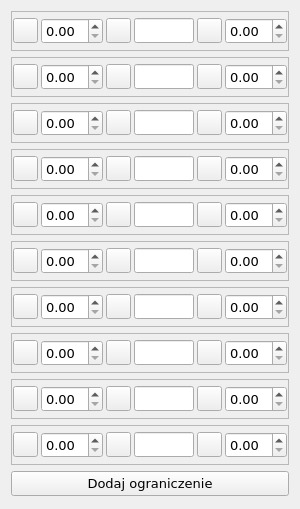
<?xml version="1.0" encoding="UTF-8"?>
<ui version="4.0">
 <class>InequalitiesPanel</class>
 <widget class="QWidget" name="InequalitiesPanel">
  <property name="geometry">
   <rect>
    <x>0</x>
    <y>0</y>
    <width>300</width>
    <height>509</height>
   </rect>
  </property>
  <property name="minimumSize">
   <size>
    <width>300</width>
    <height>0</height>
   </size>
  </property>
  <property name="font">
   <font>
    <family>Verdana</family>
    <pointsize>10</pointsize>
   </font>
  </property>
  <property name="windowTitle">
   <string>Form</string>
  </property>
  <layout class="QVBoxLayout">
   <property name="sizeConstraint">
    <enum>QLayout::SetDefaultConstraint</enum>
   </property>
   <item>
    <widget class="QFrame" name="inequality_1">
     <property name="minimumSize">
      <size>
       <width>0</width>
       <height>40</height>
      </size>
     </property>
     <property name="maximumSize">
      <size>
       <width>16777215</width>
       <height>40</height>
      </size>
     </property>
     <property name="frameShape">
      <enum>QFrame::StyledPanel</enum>
     </property>
     <property name="frameShadow">
      <enum>QFrame::Raised</enum>
     </property>
     <layout class="QHBoxLayout" name="horizontalLayout">
      <property name="spacing">
       <number>3</number>
      </property>
      <property name="leftMargin">
       <number>1</number>
      </property>
      <property name="topMargin">
       <number>1</number>
      </property>
      <property name="rightMargin">
       <number>1</number>
      </property>
      <property name="bottomMargin">
       <number>1</number>
      </property>
      <item>
       <widget class="QPushButton" name="usun_1">
        <property name="minimumSize">
         <size>
          <width>25</width>
          <height>25</height>
         </size>
        </property>
        <property name="maximumSize">
         <size>
          <width>25</width>
          <height>25</height>
         </size>
        </property>
        <property name="text">
         <string/>
        </property>
       </widget>
      </item>
      <item>
       <widget class="QDoubleSpinBox" name="lvalue_1">
        <property name="maximum">
         <double>100000.000000000000000</double>
        </property>
       </widget>
      </item>
      <item>
       <widget class="QPushButton" name="lnierownosc_1">
        <property name="minimumSize">
         <size>
          <width>25</width>
          <height>25</height>
         </size>
        </property>
        <property name="maximumSize">
         <size>
          <width>25</width>
          <height>25</height>
         </size>
        </property>
        <property name="text">
         <string/>
        </property>
       </widget>
      </item>
      <item>
       <widget class="QLineEdit" name="wzor_1">
        <property name="minimumSize">
         <size>
          <width>60</width>
          <height>0</height>
         </size>
        </property>
       </widget>
      </item>
      <item>
       <widget class="QPushButton" name="rnierownosc_1">
        <property name="minimumSize">
         <size>
          <width>25</width>
          <height>25</height>
         </size>
        </property>
        <property name="maximumSize">
         <size>
          <width>25</width>
          <height>25</height>
         </size>
        </property>
        <property name="text">
         <string/>
        </property>
       </widget>
      </item>
      <item>
       <widget class="QDoubleSpinBox" name="rvalue_1">
        <property name="maximum">
         <double>100000.000000000000000</double>
        </property>
       </widget>
      </item>
     </layout>
    </widget>
   </item>
   <item>
    <widget class="QFrame" name="inequality_2">
     <property name="minimumSize">
      <size>
       <width>0</width>
       <height>40</height>
      </size>
     </property>
     <property name="maximumSize">
      <size>
       <width>16777215</width>
       <height>40</height>
      </size>
     </property>
     <property name="frameShape">
      <enum>QFrame::StyledPanel</enum>
     </property>
     <property name="frameShadow">
      <enum>QFrame::Raised</enum>
     </property>
     <layout class="QHBoxLayout" name="horizontalLayout_2">
      <property name="spacing">
       <number>3</number>
      </property>
      <property name="leftMargin">
       <number>1</number>
      </property>
      <property name="topMargin">
       <number>1</number>
      </property>
      <property name="rightMargin">
       <number>1</number>
      </property>
      <property name="bottomMargin">
       <number>1</number>
      </property>
      <item>
       <widget class="QPushButton" name="usun_2">
        <property name="minimumSize">
         <size>
          <width>25</width>
          <height>25</height>
         </size>
        </property>
        <property name="maximumSize">
         <size>
          <width>25</width>
          <height>25</height>
         </size>
        </property>
        <property name="text">
         <string/>
        </property>
       </widget>
      </item>
      <item>
       <widget class="QDoubleSpinBox" name="lvalue_2">
        <property name="maximum">
         <double>100000.000000000000000</double>
        </property>
       </widget>
      </item>
      <item>
       <widget class="QPushButton" name="lnierownosc_2">
        <property name="minimumSize">
         <size>
          <width>25</width>
          <height>25</height>
         </size>
        </property>
        <property name="maximumSize">
         <size>
          <width>25</width>
          <height>25</height>
         </size>
        </property>
        <property name="text">
         <string/>
        </property>
       </widget>
      </item>
      <item>
       <widget class="QLineEdit" name="wzor_2">
        <property name="minimumSize">
         <size>
          <width>60</width>
          <height>0</height>
         </size>
        </property>
       </widget>
      </item>
      <item>
       <widget class="QPushButton" name="rnierownosc_2">
        <property name="minimumSize">
         <size>
          <width>25</width>
          <height>25</height>
         </size>
        </property>
        <property name="maximumSize">
         <size>
          <width>25</width>
          <height>25</height>
         </size>
        </property>
        <property name="text">
         <string/>
        </property>
       </widget>
      </item>
      <item>
       <widget class="QDoubleSpinBox" name="rvalue_2">
        <property name="maximum">
         <double>100000.000000000000000</double>
        </property>
       </widget>
      </item>
     </layout>
    </widget>
   </item>
   <item>
    <widget class="QFrame" name="inequality_3">
     <property name="minimumSize">
      <size>
       <width>0</width>
       <height>40</height>
      </size>
     </property>
     <property name="maximumSize">
      <size>
       <width>16777215</width>
       <height>40</height>
      </size>
     </property>
     <property name="frameShape">
      <enum>QFrame::StyledPanel</enum>
     </property>
     <property name="frameShadow">
      <enum>QFrame::Raised</enum>
     </property>
     <layout class="QHBoxLayout" name="horizontalLayout_3">
      <property name="spacing">
       <number>3</number>
      </property>
      <property name="leftMargin">
       <number>1</number>
      </property>
      <property name="topMargin">
       <number>1</number>
      </property>
      <property name="rightMargin">
       <number>1</number>
      </property>
      <property name="bottomMargin">
       <number>1</number>
      </property>
      <item>
       <widget class="QPushButton" name="usun_3">
        <property name="minimumSize">
         <size>
          <width>25</width>
          <height>25</height>
         </size>
        </property>
        <property name="maximumSize">
         <size>
          <width>25</width>
          <height>25</height>
         </size>
        </property>
        <property name="text">
         <string/>
        </property>
       </widget>
      </item>
      <item>
       <widget class="QDoubleSpinBox" name="lvalue_3">
        <property name="maximum">
         <double>100000.000000000000000</double>
        </property>
       </widget>
      </item>
      <item>
       <widget class="QPushButton" name="lnierownosc_3">
        <property name="minimumSize">
         <size>
          <width>25</width>
          <height>25</height>
         </size>
        </property>
        <property name="maximumSize">
         <size>
          <width>25</width>
          <height>25</height>
         </size>
        </property>
        <property name="text">
         <string/>
        </property>
       </widget>
      </item>
      <item>
       <widget class="QLineEdit" name="wzor_3">
        <property name="minimumSize">
         <size>
          <width>60</width>
          <height>0</height>
         </size>
        </property>
       </widget>
      </item>
      <item>
       <widget class="QPushButton" name="rnierownosc_3">
        <property name="minimumSize">
         <size>
          <width>25</width>
          <height>25</height>
         </size>
        </property>
        <property name="maximumSize">
         <size>
          <width>25</width>
          <height>25</height>
         </size>
        </property>
        <property name="text">
         <string/>
        </property>
       </widget>
      </item>
      <item>
       <widget class="QDoubleSpinBox" name="rvalue_3">
        <property name="maximum">
         <double>100000.000000000000000</double>
        </property>
       </widget>
      </item>
     </layout>
    </widget>
   </item>
   <item>
    <widget class="QFrame" name="inequality_4">
     <property name="minimumSize">
      <size>
       <width>0</width>
       <height>40</height>
      </size>
     </property>
     <property name="maximumSize">
      <size>
       <width>16777215</width>
       <height>40</height>
      </size>
     </property>
     <property name="frameShape">
      <enum>QFrame::StyledPanel</enum>
     </property>
     <property name="frameShadow">
      <enum>QFrame::Raised</enum>
     </property>
     <layout class="QHBoxLayout" name="horizontalLayout_4">
      <property name="spacing">
       <number>3</number>
      </property>
      <property name="leftMargin">
       <number>1</number>
      </property>
      <property name="topMargin">
       <number>1</number>
      </property>
      <property name="rightMargin">
       <number>1</number>
      </property>
      <property name="bottomMargin">
       <number>1</number>
      </property>
      <item>
       <widget class="QPushButton" name="usun_4">
        <property name="minimumSize">
         <size>
          <width>25</width>
          <height>25</height>
         </size>
        </property>
        <property name="maximumSize">
         <size>
          <width>25</width>
          <height>25</height>
         </size>
        </property>
        <property name="text">
         <string/>
        </property>
       </widget>
      </item>
      <item>
       <widget class="QDoubleSpinBox" name="lvalue_4">
        <property name="maximum">
         <double>100000.000000000000000</double>
        </property>
       </widget>
      </item>
      <item>
       <widget class="QPushButton" name="lnierownosc_4">
        <property name="minimumSize">
         <size>
          <width>25</width>
          <height>25</height>
         </size>
        </property>
        <property name="maximumSize">
         <size>
          <width>25</width>
          <height>25</height>
         </size>
        </property>
        <property name="text">
         <string/>
        </property>
       </widget>
      </item>
      <item>
       <widget class="QLineEdit" name="wzor_4">
        <property name="minimumSize">
         <size>
          <width>60</width>
          <height>0</height>
         </size>
        </property>
       </widget>
      </item>
      <item>
       <widget class="QPushButton" name="rnierownosc_4">
        <property name="minimumSize">
         <size>
          <width>25</width>
          <height>25</height>
         </size>
        </property>
        <property name="maximumSize">
         <size>
          <width>25</width>
          <height>25</height>
         </size>
        </property>
        <property name="text">
         <string/>
        </property>
       </widget>
      </item>
      <item>
       <widget class="QDoubleSpinBox" name="rvalue_4">
        <property name="maximum">
         <double>100000.000000000000000</double>
        </property>
       </widget>
      </item>
     </layout>
    </widget>
   </item>
   <item>
    <widget class="QFrame" name="inequality_5">
     <property name="minimumSize">
      <size>
       <width>0</width>
       <height>40</height>
      </size>
     </property>
     <property name="maximumSize">
      <size>
       <width>16777215</width>
       <height>40</height>
      </size>
     </property>
     <property name="frameShape">
      <enum>QFrame::StyledPanel</enum>
     </property>
     <property name="frameShadow">
      <enum>QFrame::Raised</enum>
     </property>
     <layout class="QHBoxLayout" name="horizontalLayout_5">
      <property name="spacing">
       <number>3</number>
      </property>
      <property name="leftMargin">
       <number>1</number>
      </property>
      <property name="topMargin">
       <number>1</number>
      </property>
      <property name="rightMargin">
       <number>1</number>
      </property>
      <property name="bottomMargin">
       <number>1</number>
      </property>
      <item>
       <widget class="QPushButton" name="usun_5">
        <property name="minimumSize">
         <size>
          <width>25</width>
          <height>25</height>
         </size>
        </property>
        <property name="maximumSize">
         <size>
          <width>25</width>
          <height>25</height>
         </size>
        </property>
        <property name="text">
         <string/>
        </property>
       </widget>
      </item>
      <item>
       <widget class="QDoubleSpinBox" name="lvalue_5">
        <property name="maximum">
         <double>100000.000000000000000</double>
        </property>
       </widget>
      </item>
      <item>
       <widget class="QPushButton" name="lnierownosc_5">
        <property name="minimumSize">
         <size>
          <width>25</width>
          <height>25</height>
         </size>
        </property>
        <property name="maximumSize">
         <size>
          <width>25</width>
          <height>25</height>
         </size>
        </property>
        <property name="text">
         <string/>
        </property>
       </widget>
      </item>
      <item>
       <widget class="QLineEdit" name="wzor_5">
        <property name="minimumSize">
         <size>
          <width>60</width>
          <height>0</height>
         </size>
        </property>
       </widget>
      </item>
      <item>
       <widget class="QPushButton" name="rnierownosc_5">
        <property name="minimumSize">
         <size>
          <width>25</width>
          <height>25</height>
         </size>
        </property>
        <property name="maximumSize">
         <size>
          <width>25</width>
          <height>25</height>
         </size>
        </property>
        <property name="text">
         <string/>
        </property>
       </widget>
      </item>
      <item>
       <widget class="QDoubleSpinBox" name="rvalue_5">
        <property name="maximum">
         <double>100000.000000000000000</double>
        </property>
       </widget>
      </item>
     </layout>
    </widget>
   </item>
   <item>
    <widget class="QFrame" name="inequality_6">
     <property name="minimumSize">
      <size>
       <width>0</width>
       <height>40</height>
      </size>
     </property>
     <property name="maximumSize">
      <size>
       <width>16777215</width>
       <height>40</height>
      </size>
     </property>
     <property name="frameShape">
      <enum>QFrame::StyledPanel</enum>
     </property>
     <property name="frameShadow">
      <enum>QFrame::Raised</enum>
     </property>
     <layout class="QHBoxLayout" name="horizontalLayout_6">
      <property name="spacing">
       <number>3</number>
      </property>
      <property name="leftMargin">
       <number>1</number>
      </property>
      <property name="topMargin">
       <number>1</number>
      </property>
      <property name="rightMargin">
       <number>1</number>
      </property>
      <property name="bottomMargin">
       <number>1</number>
      </property>
      <item>
       <widget class="QPushButton" name="usun_6">
        <property name="minimumSize">
         <size>
          <width>25</width>
          <height>25</height>
         </size>
        </property>
        <property name="maximumSize">
         <size>
          <width>25</width>
          <height>25</height>
         </size>
        </property>
        <property name="text">
         <string/>
        </property>
       </widget>
      </item>
      <item>
       <widget class="QDoubleSpinBox" name="lvalue_6">
        <property name="maximum">
         <double>100000.000000000000000</double>
        </property>
       </widget>
      </item>
      <item>
       <widget class="QPushButton" name="lnierownosc_6">
        <property name="minimumSize">
         <size>
          <width>25</width>
          <height>25</height>
         </size>
        </property>
        <property name="maximumSize">
         <size>
          <width>25</width>
          <height>25</height>
         </size>
        </property>
        <property name="text">
         <string/>
        </property>
       </widget>
      </item>
      <item>
       <widget class="QLineEdit" name="wzor_6">
        <property name="minimumSize">
         <size>
          <width>60</width>
          <height>0</height>
         </size>
        </property>
       </widget>
      </item>
      <item>
       <widget class="QPushButton" name="rnierownosc_6">
        <property name="minimumSize">
         <size>
          <width>25</width>
          <height>25</height>
         </size>
        </property>
        <property name="maximumSize">
         <size>
          <width>25</width>
          <height>25</height>
         </size>
        </property>
        <property name="text">
         <string/>
        </property>
       </widget>
      </item>
      <item>
       <widget class="QDoubleSpinBox" name="rvalue_6">
        <property name="maximum">
         <double>100000.000000000000000</double>
        </property>
       </widget>
      </item>
     </layout>
    </widget>
   </item>
   <item>
    <widget class="QFrame" name="inequality_7">
     <property name="minimumSize">
      <size>
       <width>0</width>
       <height>40</height>
      </size>
     </property>
     <property name="maximumSize">
      <size>
       <width>16777215</width>
       <height>40</height>
      </size>
     </property>
     <property name="frameShape">
      <enum>QFrame::StyledPanel</enum>
     </property>
     <property name="frameShadow">
      <enum>QFrame::Raised</enum>
     </property>
     <layout class="QHBoxLayout" name="horizontalLayout_7">
      <property name="spacing">
       <number>3</number>
      </property>
      <property name="leftMargin">
       <number>1</number>
      </property>
      <property name="topMargin">
       <number>1</number>
      </property>
      <property name="rightMargin">
       <number>1</number>
      </property>
      <property name="bottomMargin">
       <number>1</number>
      </property>
      <item>
       <widget class="QPushButton" name="usun_7">
        <property name="minimumSize">
         <size>
          <width>25</width>
          <height>25</height>
         </size>
        </property>
        <property name="maximumSize">
         <size>
          <width>25</width>
          <height>25</height>
         </size>
        </property>
        <property name="text">
         <string/>
        </property>
       </widget>
      </item>
      <item>
       <widget class="QDoubleSpinBox" name="lvalue_7">
        <property name="maximum">
         <double>100000.000000000000000</double>
        </property>
       </widget>
      </item>
      <item>
       <widget class="QPushButton" name="lnierownosc_7">
        <property name="minimumSize">
         <size>
          <width>25</width>
          <height>25</height>
         </size>
        </property>
        <property name="maximumSize">
         <size>
          <width>25</width>
          <height>25</height>
         </size>
        </property>
        <property name="text">
         <string/>
        </property>
       </widget>
      </item>
      <item>
       <widget class="QLineEdit" name="wzor_7">
        <property name="minimumSize">
         <size>
          <width>60</width>
          <height>0</height>
         </size>
        </property>
       </widget>
      </item>
      <item>
       <widget class="QPushButton" name="rnierownosc_7">
        <property name="minimumSize">
         <size>
          <width>25</width>
          <height>25</height>
         </size>
        </property>
        <property name="maximumSize">
         <size>
          <width>25</width>
          <height>25</height>
         </size>
        </property>
        <property name="text">
         <string/>
        </property>
       </widget>
      </item>
      <item>
       <widget class="QDoubleSpinBox" name="rvalue_7">
        <property name="maximum">
         <double>100000.000000000000000</double>
        </property>
       </widget>
      </item>
     </layout>
    </widget>
   </item>
   <item>
    <widget class="QFrame" name="inequality_8">
     <property name="minimumSize">
      <size>
       <width>0</width>
       <height>40</height>
      </size>
     </property>
     <property name="maximumSize">
      <size>
       <width>16777215</width>
       <height>40</height>
      </size>
     </property>
     <property name="frameShape">
      <enum>QFrame::StyledPanel</enum>
     </property>
     <property name="frameShadow">
      <enum>QFrame::Raised</enum>
     </property>
     <layout class="QHBoxLayout" name="horizontalLayout_8">
      <property name="spacing">
       <number>3</number>
      </property>
      <property name="leftMargin">
       <number>1</number>
      </property>
      <property name="topMargin">
       <number>1</number>
      </property>
      <property name="rightMargin">
       <number>1</number>
      </property>
      <property name="bottomMargin">
       <number>1</number>
      </property>
      <item>
       <widget class="QPushButton" name="usun_8">
        <property name="minimumSize">
         <size>
          <width>25</width>
          <height>25</height>
         </size>
        </property>
        <property name="maximumSize">
         <size>
          <width>25</width>
          <height>25</height>
         </size>
        </property>
        <property name="text">
         <string/>
        </property>
       </widget>
      </item>
      <item>
       <widget class="QDoubleSpinBox" name="lvalue_8">
        <property name="maximum">
         <double>100000.000000000000000</double>
        </property>
       </widget>
      </item>
      <item>
       <widget class="QPushButton" name="lnierownosc_8">
        <property name="minimumSize">
         <size>
          <width>25</width>
          <height>25</height>
         </size>
        </property>
        <property name="maximumSize">
         <size>
          <width>25</width>
          <height>25</height>
         </size>
        </property>
        <property name="text">
         <string/>
        </property>
       </widget>
      </item>
      <item>
       <widget class="QLineEdit" name="wzor_8">
        <property name="minimumSize">
         <size>
          <width>60</width>
          <height>0</height>
         </size>
        </property>
       </widget>
      </item>
      <item>
       <widget class="QPushButton" name="rnierownosc_8">
        <property name="minimumSize">
         <size>
          <width>25</width>
          <height>25</height>
         </size>
        </property>
        <property name="maximumSize">
         <size>
          <width>25</width>
          <height>25</height>
         </size>
        </property>
        <property name="text">
         <string/>
        </property>
       </widget>
      </item>
      <item>
       <widget class="QDoubleSpinBox" name="rvalue_8">
        <property name="maximum">
         <double>100000.000000000000000</double>
        </property>
       </widget>
      </item>
     </layout>
    </widget>
   </item>
   <item>
    <widget class="QFrame" name="inequality_9">
     <property name="minimumSize">
      <size>
       <width>0</width>
       <height>40</height>
      </size>
     </property>
     <property name="maximumSize">
      <size>
       <width>16777215</width>
       <height>40</height>
      </size>
     </property>
     <property name="frameShape">
      <enum>QFrame::StyledPanel</enum>
     </property>
     <property name="frameShadow">
      <enum>QFrame::Raised</enum>
     </property>
     <layout class="QHBoxLayout" name="horizontalLayout_9">
      <property name="spacing">
       <number>3</number>
      </property>
      <property name="leftMargin">
       <number>1</number>
      </property>
      <property name="topMargin">
       <number>1</number>
      </property>
      <property name="rightMargin">
       <number>1</number>
      </property>
      <property name="bottomMargin">
       <number>1</number>
      </property>
      <item>
       <widget class="QPushButton" name="usun_9">
        <property name="minimumSize">
         <size>
          <width>25</width>
          <height>25</height>
         </size>
        </property>
        <property name="maximumSize">
         <size>
          <width>25</width>
          <height>25</height>
         </size>
        </property>
        <property name="text">
         <string/>
        </property>
       </widget>
      </item>
      <item>
       <widget class="QDoubleSpinBox" name="lvalue_9">
        <property name="maximum">
         <double>100000.000000000000000</double>
        </property>
       </widget>
      </item>
      <item>
       <widget class="QPushButton" name="lnierownosc_9">
        <property name="minimumSize">
         <size>
          <width>25</width>
          <height>25</height>
         </size>
        </property>
        <property name="maximumSize">
         <size>
          <width>25</width>
          <height>25</height>
         </size>
        </property>
        <property name="text">
         <string/>
        </property>
       </widget>
      </item>
      <item>
       <widget class="QLineEdit" name="wzor_9">
        <property name="minimumSize">
         <size>
          <width>60</width>
          <height>0</height>
         </size>
        </property>
       </widget>
      </item>
      <item>
       <widget class="QPushButton" name="rnierownosc_9">
        <property name="minimumSize">
         <size>
          <width>25</width>
          <height>25</height>
         </size>
        </property>
        <property name="maximumSize">
         <size>
          <width>25</width>
          <height>25</height>
         </size>
        </property>
        <property name="text">
         <string/>
        </property>
       </widget>
      </item>
      <item>
       <widget class="QDoubleSpinBox" name="rvalue_9">
        <property name="maximum">
         <double>100000.000000000000000</double>
        </property>
       </widget>
      </item>
     </layout>
    </widget>
   </item>
   <item>
    <widget class="QFrame" name="inequality_10">
     <property name="minimumSize">
      <size>
       <width>0</width>
       <height>40</height>
      </size>
     </property>
     <property name="maximumSize">
      <size>
       <width>16777215</width>
       <height>40</height>
      </size>
     </property>
     <property name="frameShape">
      <enum>QFrame::StyledPanel</enum>
     </property>
     <property name="frameShadow">
      <enum>QFrame::Raised</enum>
     </property>
     <layout class="QHBoxLayout" name="horizontalLayout_10">
      <property name="spacing">
       <number>3</number>
      </property>
      <property name="leftMargin">
       <number>1</number>
      </property>
      <property name="topMargin">
       <number>1</number>
      </property>
      <property name="rightMargin">
       <number>1</number>
      </property>
      <property name="bottomMargin">
       <number>1</number>
      </property>
      <item>
       <widget class="QPushButton" name="usun_10">
        <property name="minimumSize">
         <size>
          <width>25</width>
          <height>25</height>
         </size>
        </property>
        <property name="maximumSize">
         <size>
          <width>25</width>
          <height>25</height>
         </size>
        </property>
        <property name="text">
         <string/>
        </property>
       </widget>
      </item>
      <item>
       <widget class="QDoubleSpinBox" name="lvalue_10">
        <property name="maximum">
         <double>100000.000000000000000</double>
        </property>
       </widget>
      </item>
      <item>
       <widget class="QPushButton" name="lnierownosc_10">
        <property name="minimumSize">
         <size>
          <width>25</width>
          <height>25</height>
         </size>
        </property>
        <property name="maximumSize">
         <size>
          <width>25</width>
          <height>25</height>
         </size>
        </property>
        <property name="text">
         <string/>
        </property>
       </widget>
      </item>
      <item>
       <widget class="QLineEdit" name="wzor_10">
        <property name="minimumSize">
         <size>
          <width>60</width>
          <height>0</height>
         </size>
        </property>
       </widget>
      </item>
      <item>
       <widget class="QPushButton" name="rnierownosc_10">
        <property name="minimumSize">
         <size>
          <width>25</width>
          <height>25</height>
         </size>
        </property>
        <property name="maximumSize">
         <size>
          <width>25</width>
          <height>25</height>
         </size>
        </property>
        <property name="text">
         <string/>
        </property>
       </widget>
      </item>
      <item>
       <widget class="QDoubleSpinBox" name="rvalue_10">
        <property name="maximum">
         <double>100000.000000000000000</double>
        </property>
       </widget>
      </item>
     </layout>
    </widget>
   </item>
   <item>
    <widget class="QPushButton" name="dodaj">
     <property name="minimumSize">
      <size>
       <width>0</width>
       <height>25</height>
      </size>
     </property>
     <property name="font">
      <font>
       <family>Verdana</family>
       <pointsize>10</pointsize>
      </font>
     </property>
     <property name="text">
      <string>Dodaj ograniczenie</string>
     </property>
    </widget>
   </item>
   <item>
    <spacer name="verticalSpacer">
     <property name="orientation">
      <enum>Qt::Vertical</enum>
     </property>
     <property name="sizeHint" stdset="0">
      <size>
       <width>20</width>
       <height>40</height>
      </size>
     </property>
    </spacer>
   </item>
  </layout>
 </widget>
 <resources/>
 <connections/>
</ui>
